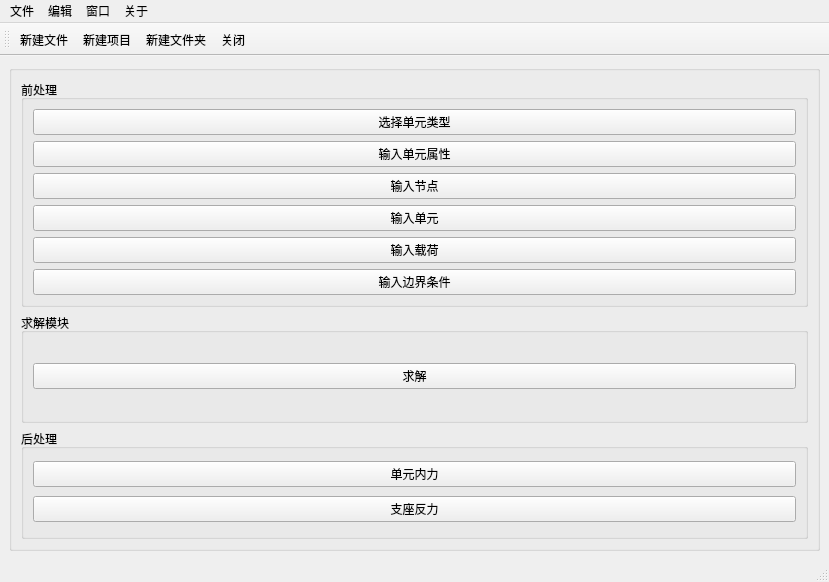
<?xml version="1.0" encoding="UTF-8"?>
<ui version="4.0">
 <class>MainWindow</class>
 <widget class="QMainWindow" name="MainWindow">
  <property name="geometry">
   <rect>
    <x>0</x>
    <y>0</y>
    <width>829</width>
    <height>582</height>
   </rect>
  </property>
  <property name="windowTitle">
   <string>QtFEM</string>
  </property>
  <widget class="QWidget" name="centralwidget">
   <layout class="QHBoxLayout" name="horizontalLayout_2">
    <item>
     <widget class="QGroupBox" name="groupBox_3">
      <property name="enabled">
       <bool>true</bool>
      </property>
      <property name="title">
       <string/>
      </property>
      <layout class="QVBoxLayout" name="verticalLayout_3">
       <item>
        <widget class="QGroupBox" name="groupBox">
         <property name="title">
          <string>前处理</string>
         </property>
         <layout class="QVBoxLayout" name="verticalLayout_2">
          <item>
           <widget class="QPushButton" name="pushButton">
            <property name="text">
             <string>选择单元类型</string>
            </property>
           </widget>
          </item>
          <item>
           <widget class="QPushButton" name="pushButton_2">
            <property name="text">
             <string>输入单元属性</string>
            </property>
           </widget>
          </item>
          <item>
           <widget class="QPushButton" name="pushButton_3">
            <property name="text">
             <string>输入节点</string>
            </property>
           </widget>
          </item>
          <item>
           <widget class="QPushButton" name="pushButton_4">
            <property name="text">
             <string>输入单元</string>
            </property>
           </widget>
          </item>
          <item>
           <widget class="QPushButton" name="pushButton_5">
            <property name="text">
             <string>输入载荷</string>
            </property>
           </widget>
          </item>
          <item>
           <widget class="QPushButton" name="pushButton_6">
            <property name="text">
             <string>输入边界条件</string>
            </property>
           </widget>
          </item>
         </layout>
        </widget>
       </item>
       <item>
        <widget class="QGroupBox" name="groupBox_7">
         <property name="title">
          <string>求解模块</string>
         </property>
         <layout class="QVBoxLayout" name="verticalLayout_4">
          <item>
           <widget class="QPushButton" name="pushButton_7">
            <property name="text">
             <string>求解</string>
            </property>
           </widget>
          </item>
         </layout>
        </widget>
       </item>
       <item>
        <widget class="QGroupBox" name="groupBox_2">
         <property name="title">
          <string>后处理</string>
         </property>
         <layout class="QVBoxLayout" name="verticalLayout">
          <item>
           <widget class="QPushButton" name="pushButton_8">
            <property name="text">
             <string>单元内力</string>
            </property>
           </widget>
          </item>
          <item>
           <widget class="QPushButton" name="pushButton_9">
            <property name="text">
             <string>支座反力</string>
            </property>
           </widget>
          </item>
         </layout>
        </widget>
       </item>
      </layout>
     </widget>
    </item>
   </layout>
  </widget>
  <widget class="QMenuBar" name="menubar">
   <property name="geometry">
    <rect>
     <x>0</x>
     <y>0</y>
     <width>829</width>
     <height>26</height>
    </rect>
   </property>
   <widget class="QMenu" name="menu">
    <property name="title">
     <string>文件</string>
    </property>
    <widget class="QMenu" name="menu_2">
     <property name="title">
      <string>新建</string>
     </property>
     <addaction name="newFile"/>
     <addaction name="newProject"/>
     <addaction name="newFolder"/>
    </widget>
    <widget class="QMenu" name="menu_3">
     <property name="title">
      <string>打开</string>
     </property>
     <addaction name="actOpenFile"/>
     <addaction name="actOpenProject"/>
     <addaction name="actOpenFolder"/>
    </widget>
    <addaction name="menu_2"/>
    <addaction name="menu_3"/>
    <addaction name="actClose"/>
   </widget>
   <widget class="QMenu" name="menu_4">
    <property name="title">
     <string>编辑</string>
    </property>
   </widget>
   <widget class="QMenu" name="menu_5">
    <property name="title">
     <string>窗口</string>
    </property>
   </widget>
   <widget class="QMenu" name="menu_6">
    <property name="title">
     <string>关于</string>
    </property>
    <addaction name="actionaboutThis"/>
   </widget>
   <addaction name="menu"/>
   <addaction name="menu_4"/>
   <addaction name="menu_5"/>
   <addaction name="menu_6"/>
  </widget>
  <widget class="QStatusBar" name="statusbar"/>
  <widget class="QToolBar" name="toolBar">
   <property name="windowTitle">
    <string>toolBar</string>
   </property>
   <property name="toolButtonStyle">
    <enum>Qt::ToolButtonTextBesideIcon</enum>
   </property>
   <attribute name="toolBarArea">
    <enum>TopToolBarArea</enum>
   </attribute>
   <attribute name="toolBarBreak">
    <bool>false</bool>
   </attribute>
   <addaction name="newFile"/>
   <addaction name="newProject"/>
   <addaction name="newFolder"/>
   <addaction name="actClose"/>
  </widget>
  <action name="newFile">
   <property name="icon">
    <iconset resource="Resource.qrc">
     <normaloff>:/images/prefix1/images/newFile.svg</normaloff>:/images/prefix1/images/newFile.svg</iconset>
   </property>
   <property name="text">
    <string>新建文件</string>
   </property>
   <property name="toolTip">
    <string>新建文件</string>
   </property>
  </action>
  <action name="newProject">
   <property name="icon">
    <iconset resource="Resource.qrc">
     <normaloff>:/images/prefix1/images/newProject.svg</normaloff>:/images/prefix1/images/newProject.svg</iconset>
   </property>
   <property name="text">
    <string>新建项目</string>
   </property>
  </action>
  <action name="newFolder">
   <property name="icon">
    <iconset resource="Resource.qrc">
     <normaloff>:/images/prefix1/images/newFolder.svg</normaloff>:/images/prefix1/images/newFolder.svg</iconset>
   </property>
   <property name="text">
    <string>新建文件夹</string>
   </property>
   <property name="toolTip">
    <string>新建文件夹</string>
   </property>
  </action>
  <action name="actClose">
   <property name="icon">
    <iconset resource="Resource.qrc">
     <normaloff>:/images/prefix1/images/close.svg</normaloff>:/images/prefix1/images/close.svg</iconset>
   </property>
   <property name="text">
    <string>关闭</string>
   </property>
  </action>
  <action name="actOpenFile">
   <property name="icon">
    <iconset resource="Resource.qrc">
     <normaloff>:/images/prefix1/images/openFile.svg</normaloff>:/images/prefix1/images/openFile.svg</iconset>
   </property>
   <property name="text">
    <string>打开文件</string>
   </property>
  </action>
  <action name="actOpenProject">
   <property name="icon">
    <iconset resource="Resource.qrc">
     <normaloff>:/images/prefix1/images/openProject.svg</normaloff>:/images/prefix1/images/openProject.svg</iconset>
   </property>
   <property name="text">
    <string>打开项目</string>
   </property>
  </action>
  <action name="actOpenFolder">
   <property name="icon">
    <iconset resource="Resource.qrc">
     <normaloff>:/images/prefix1/images/openFolder.svg</normaloff>:/images/prefix1/images/openFolder.svg</iconset>
   </property>
   <property name="text">
    <string>打开文件夹</string>
   </property>
  </action>
  <action name="actionaboutThis">
   <property name="text">
    <string>关于这个项目</string>
   </property>
  </action>
 </widget>
 <resources>
  <include location="Resource.qrc"/>
 </resources>
 <connections>
  <connection>
   <sender>actClose</sender>
   <signal>triggered()</signal>
   <receiver>MainWindow</receiver>
   <slot>close()</slot>
   <hints>
    <hint type="sourcelabel">
     <x>-1</x>
     <y>-1</y>
    </hint>
    <hint type="destinationlabel">
     <x>959</x>
     <y>539</y>
    </hint>
   </hints>
  </connection>
 </connections>
</ui>
